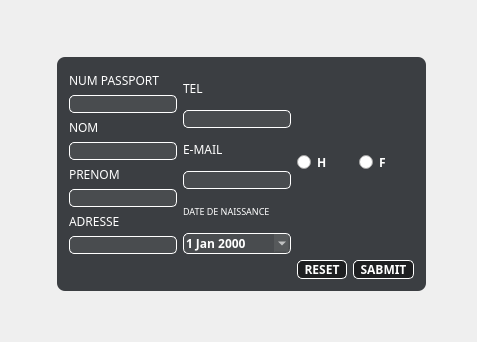
            <widget class="QWidget" name="ajouter_4">
             <property name="styleSheet">
              <string notr="true">#ajouter{
border-image:url(&quot;://sources/Services-Employment1.jpg&quot;);
background:#2b3947;
border:0;
}</string>
             </property>
             <attribute name="title">
              <string>Ajouter</string>
             </attribute>
             <layout class="QGridLayout" name="gridLayout_42">
              <item row="1" column="2">
               <spacer name="horizontalSpacer_36">
                <property name="orientation">
                 <enum>Qt::Horizontal</enum>
                </property>
                <property name="sizeType">
                 <enum>QSizePolicy::Minimum</enum>
                </property>
                <property name="sizeHint" stdset="0">
                 <size>
                  <width>40</width>
                  <height>20</height>
                 </size>
                </property>
               </spacer>
              </item>
              <item row="2" column="1">
               <spacer name="verticalSpacer_35">
                <property name="orientation">
                 <enum>Qt::Vertical</enum>
                </property>
                <property name="sizeHint" stdset="0">
                 <size>
                  <width>20</width>
                  <height>40</height>
                 </size>
                </property>
               </spacer>
              </item>
              <item row="0" column="1">
               <spacer name="verticalSpacer_36">
                <property name="orientation">
                 <enum>Qt::Vertical</enum>
                </property>
                <property name="sizeHint" stdset="0">
                 <size>
                  <width>20</width>
                  <height>40</height>
                 </size>
                </property>
               </spacer>
              </item>
              <item row="1" column="0">
               <spacer name="horizontalSpacer_37">
                <property name="orientation">
                 <enum>Qt::Horizontal</enum>
                </property>
                <property name="sizeHint" stdset="0">
                 <size>
                  <width>40</width>
                  <height>20</height>
                 </size>
                </property>
               </spacer>
              </item>
              <item row="1" column="1">
               <widget class="QGroupBox" name="groupBox_13">
                <property name="font">
                 <font>
                  <family>Cairo</family>
                  <weight>75</weight>
                  <bold>true</bold>
                 </font>
                </property>
                <property name="styleSheet">
                 <string notr="true">QGroupBox{
background-color:rgba(14,17,22,80%);
color:white;
border:0;
border-radius:8px;
}</string>
                </property>
                <property name="title">
                 <string/>
                </property>
                <layout class="QGridLayout" name="gridLayout_43">
                 <item row="0" column="0">
                  <layout class="QGridLayout" name="gridLayout_44">
                   <item row="0" column="0">
                    <layout class="QVBoxLayout" name="verticalLayout_16">
                     <item>
                      <widget class="QLabel" name="label_33">
                       <property name="font">
                        <font>
                         <family>Cairo</family>
                        </font>
                       </property>
                       <property name="styleSheet">
                        <string notr="true">QLabel{
color:white;
}</string>
                       </property>
                       <property name="text">
                        <string>NUM PASSPORT</string>
                       </property>
                      </widget>
                     </item>
                     <item>
                      <widget class="QLineEdit" name="t1_3">
                       <property name="styleSheet">
                        <string notr="true">QLineEdit{
background-color:rgba(255,255,255,7%);
border:1 solid white;
border-radius:5px;
color:white;
}</string>
                       </property>
                      </widget>
                     </item>
                     <item>
                      <widget class="QLabel" name="label_34">
                       <property name="font">
                        <font>
                         <family>Cairo</family>
                        </font>
                       </property>
                       <property name="styleSheet">
                        <string notr="true">QLabel{
color:white;
}</string>
                       </property>
                       <property name="text">
                        <string>NOM</string>
                       </property>
                      </widget>
                     </item>
                     <item>
                      <widget class="QLineEdit" name="lineEdit_21">
                       <property name="styleSheet">
                        <string notr="true">QLineEdit{
background-color:rgba(255,255,255,7%);
border:1 solid white;
border-radius:5px;
color:white;
}</string>
                       </property>
                      </widget>
                     </item>
                     <item>
                      <widget class="QLabel" name="label_35">
                       <property name="font">
                        <font>
                         <family>Cairo</family>
                        </font>
                       </property>
                       <property name="styleSheet">
                        <string notr="true">QLabel{
color:white;
}</string>
                       </property>
                       <property name="text">
                        <string>PRENOM</string>
                       </property>
                      </widget>
                     </item>
                     <item>
                      <widget class="QLineEdit" name="lineEdit_22">
                       <property name="styleSheet">
                        <string notr="true">QLineEdit{
background-color:rgba(255,255,255,7%);
border:1 solid white;
border-radius:5px;
color:white;
}</string>
                       </property>
                      </widget>
                     </item>
                     <item>
                      <widget class="QLabel" name="label_47">
                       <property name="font">
                        <font>
                         <family>Cairo</family>
                        </font>
                       </property>
                       <property name="styleSheet">
                        <string notr="true">QLabel{
color:white;
}</string>
                       </property>
                       <property name="text">
                        <string>ADRESSE</string>
                       </property>
                      </widget>
                     </item>
                     <item>
                      <widget class="QLineEdit" name="lineEdit_30">
                       <property name="styleSheet">
                        <string notr="true">QLineEdit{
background-color:rgba(255,255,255,7%);
border:1 solid white;
border-radius:5px;
color:white;
}</string>
                       </property>
                      </widget>
                     </item>
                    </layout>
                   </item>
                   <item row="0" column="1">
                    <layout class="QVBoxLayout" name="verticalLayout_17">
                     <item>
                      <widget class="QLabel" name="label_36">
                       <property name="font">
                        <font>
                         <family>Cairo</family>
                        </font>
                       </property>
                       <property name="styleSheet">
                        <string notr="true">QLabel{
color:white;
}</string>
                       </property>
                       <property name="text">
                        <string>TEL</string>
                       </property>
                      </widget>
                     </item>
                     <item>
                      <widget class="QLineEdit" name="lineEdit_23">
                       <property name="styleSheet">
                        <string notr="true">QLineEdit{
background-color:rgba(255,255,255,7%);
border:1 solid white;
border-radius:5px;
color:white;
}</string>
                       </property>
                      </widget>
                     </item>
                     <item>
                      <widget class="QLabel" name="label_37">
                       <property name="font">
                        <font>
                         <family>Cairo</family>
                        </font>
                       </property>
                       <property name="styleSheet">
                        <string notr="true">QLabel{
color:white;
}</string>
                       </property>
                       <property name="text">
                        <string>E-MAIL</string>
                       </property>
                      </widget>
                     </item>
                     <item>
                      <widget class="QLineEdit" name="lineEdit_29">
                       <property name="styleSheet">
                        <string notr="true">QLineEdit{
background-color:rgba(255,255,255,7%);
border:1 solid white;
border-radius:5px;
color:white;
}</string>
                       </property>
                      </widget>
                     </item>
                     <item>
                      <widget class="QLabel" name="label_38">
                       <property name="font">
                        <font>
                         <family>Cairo</family>
                         <pointsize>7</pointsize>
                        </font>
                       </property>
                       <property name="styleSheet">
                        <string notr="true">QLabel{
color:white;
}</string>
                       </property>
                       <property name="text">
                        <string>DATE DE NAISSANCE</string>
                       </property>
                      </widget>
                     </item>
                     <item>
                      <widget class="QDateEdit" name="de_3">
                       <property name="font">
                        <font>
                         <family>Cairo</family>
                         <weight>75</weight>
                         <bold>true</bold>
                        </font>
                       </property>
                       <property name="mouseTracking">
                        <bool>false</bool>
                       </property>
                       <property name="focusPolicy">
                        <enum>Qt::StrongFocus</enum>
                       </property>
                       <property name="styleSheet">
                        <string notr="true">QDateEdit{
        border-radius: 5px;
        color:white;
        background-color:rgba(255,255,255,7%);
border: 1px solid white;
}
/*QCalendarWidget QToolButton {
height: 60px;
width: 150px;
color: white;
font-size: 24px;
icon-size: 56px, 56px;
background-color: qlineargradient(x1:0, y1:0, x2:0, y2:1, stop: 0 #cccccc, stop: 1 #333333);
}
QCalendarWidget QMenu {
width: 150px;
left: 20px;
color: white;
font-size: 18px;
background-color: rgb(100, 100, 100);
}
QCalendarWidget QSpinBox {
width: 150px;
font-size:24px;
color: white;
background-color: qlineargradient(x1:0, y1:0, x2:0, y2:1, stop: 0 #cccccc, stop: 1 #333333);
selection-background-color: rgb(136, 136, 136);
selection-color: rgb(255, 255, 255);
}
QCalendarWidget QSpinBox::up-button { subcontrol-origin: border; subcontrol-position: top right; width:65px; }
QCalendarWidget QSpinBox::down-button {subcontrol-origin: border; subcontrol-position: bottom right; width:65px;}
QCalendarWidget QSpinBox::up-arrow { width:56px; height:56px; }
QCalendarWidget QSpinBox::down-arrow { width:56px; height:56px; }


QCalendarWidget QWidget { alternate-background-color: rgb(128, 128, 128); }


QCalendarWidget QAbstractItemView:enabled
{
font-size:24px;
color: rgb(180, 180, 180);
background-color: black;
selection-background-color: rgb(64, 64, 64);
selection-color: rgb(0, 255, 0);
}

QCalendarWidget QWidget#qt_calendar_navigationbar
{
background-color: qlineargradient(x1:0, y1:0, x2:0, y2:1, stop: 0 #cccccc, stop: 1 #333333);
}

QCalendarWidget QAbstractItemView:disabled
{
color: rgb(64, 64, 64);
}*/</string>
                       </property>
                       <property name="calendarPopup">
                        <bool>true</bool>
                       </property>
                      </widget>
                     </item>
                    </layout>
                   </item>
                   <item row="0" column="2">
                    <layout class="QHBoxLayout" name="horizontalLayout_5">
                     <item>
                      <widget class="QRadioButton" name="r1_2">
                       <property name="font">
                        <font>
                         <family>Cairo</family>
                         <weight>75</weight>
                         <bold>true</bold>
                        </font>
                       </property>
                       <property name="styleSheet">
                        <string notr="true">QRadioButton{
color:white;
}</string>
                       </property>
                       <property name="text">
                        <string>H</string>
                       </property>
                      </widget>
                     </item>
                     <item>
                      <widget class="QRadioButton" name="r2_2">
                       <property name="font">
                        <font>
                         <family>Cairo</family>
                         <weight>75</weight>
                         <bold>true</bold>
                        </font>
                       </property>
                       <property name="styleSheet">
                        <string notr="true">QRadioButton{
color:white;
}</string>
                       </property>
                       <property name="text">
                        <string>F</string>
                       </property>
                      </widget>
                     </item>
                    </layout>
                   </item>
                   <item row="1" column="2">
                    <layout class="QHBoxLayout" name="horizontalLayout_14">
                     <item>
                      <widget class="QPushButton" name="pushButton_23">
                       <property name="font">
                        <font>
                         <family>Cairo</family>
                         <weight>75</weight>
                         <bold>true</bold>
                        </font>
                       </property>
                       <property name="styleSheet">
                        <string notr="true">QPushButton{
background-color:rgba(0,0,0,50%);
color:white;
border:1 solid white;
border-radius: 5px;
}
QPushButton:hover{
background-color:rgba(255,0,0,50%);
color:black;
}</string>
                       </property>
                       <property name="text">
                        <string>  RESET  </string>
                       </property>
                      </widget>
                     </item>
                     <item>
                      <widget class="QPushButton" name="pushButton_24">
                       <property name="font">
                        <font>
                         <family>Cairo</family>
                         <weight>75</weight>
                         <bold>true</bold>
                        </font>
                       </property>
                       <property name="styleSheet">
                        <string notr="true">QPushButton{
background-color:rgba(0,0,0,50%);
color:white;
border:1 solid white;
border-radius: 5px;
}
QPushButton:hover{
background-color:rgba(0,255,0,50%);
color:black;
}</string>
                       </property>
                       <property name="text">
                        <string>  SABMIT  </string>
                       </property>
                      </widget>
                     </item>
                    </layout>
                   </item>
                  </layout>
                 </item>
                </layout>
               </widget>
              </item>
              <item row="0" column="0">
               <widget class="QPushButton" name="pushButton_53">
                <property name="maximumSize">
                 <size>
                  <width>30</width>
                  <height>30</height>
                 </size>
                </property>
                <property name="styleSheet">
                 <string notr="true">QPushButton {
background-color: transparent;
border-image: url(://sources/return-button0.png);
background: none;
border: none;
background-repeat: none;
}
QPushButton:hover
{
   border-image: url(://sources/return-button1.png);
}</string>
                </property>
                <property name="text">
                 <string/>
                </property>
               </widget>
              </item>
             </layout>
            </widget>
